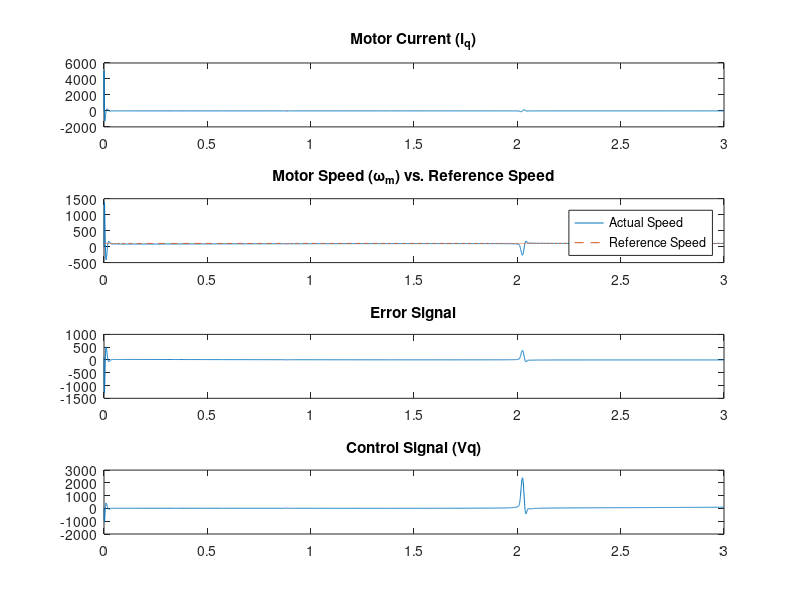

MATLAB code for this plot:
function brushed_dc_motor_adaptive_pid_control()
    % Motor Parameters
    Rq = 2.86; % Resistance (Ohm)
    Lq = 10*10^-3; % Inductance (H)
    kb = 0.15; % Back EMF constant (Ns/rad) 
    kt = 0.15; % Torque constant (Nm/A)
    J = 5*10^-4; % Moment of inertia (kgm^2) 
    B = 2*10^-4; % Damping coefficient (Nms/rad)

    % Load torque as a function of time
    Tl = @(t) 11.08*10^-2 + (2*10^-4) * 200 * t + 0.44;

    % Desired speed (setpoint)
    desired_speed = 100; % Desired speed in rad/s

    % Fine-Tuned Initial PID Controller Parameters
    Kp = 0.8; % Higher Proportional gain
    Ki = 0.15; % Adjusted Integral gain
    Kd = 0.02; % Adjusted Derivative gain

    % Adaptive Tuning Thresholds and Limits
    threshold_high = 10; % High error threshold
    threshold_low = 1;  % Low error threshold
    Kp_max = 10; % Maximum allowable Kp
    Ki_max = 5; % Maximum allowable Ki
    Kp_min = 0.1; % Minimum allowable Kp
    Ki_min = 0.05; % Minimum allowable Ki
    adjustment_rate = 0.05; % Rate of adjustment

    % Simulation Parameters
    tspan = [0, 3]; % Time span for simulation

    % Initial Conditions (Extended to include PID parameters)
    initial_conditions = [0; 0; 0; 0; 0; 0; 0; Kp; Ki; Kd];

    % ODE Solver with Optimized Settings
    options = odeset('RelTol',1e-4,'AbsTol',1e-6); % Adjusted tolerances
    [t, Y] = ode45(@(t, y) motor_equations_adaptive(t, y, desired_speed, Rq, Lq, kb, kt, J, B, Tl, threshold_high, threshold_low, Kp_max, Ki_max, Kp_min, Ki_min, adjustment_rate), tspan, initial_conditions, options);

    % Extracting results
    iq = Y(:, 1);
    wm = Y(:, 2);
    thm = Y(:, 3);
    error_signal = desired_speed - wm;
    control_signal = Y(:, 8) .* error_signal + Y(:, 9) .* Y(:, 4) + Y(:, 10) .* (error_signal - Y(:, 5));

    % Plotting results
    figure;
    subplot(4,1,1);
    plot(t, iq);
    title('Motor Current (i_q)');

    subplot(4,1,2);
    plot(t, wm);
    hold on;
    plot(t, desired_speed * ones(size(t)), '--');
    hold off;
    title('Motor Speed (\omega_m) vs. Reference Speed');
    legend('Actual Speed', 'Reference Speed');

    subplot(4,1,3);
    plot(t, error_signal);
    title('Error Signal');

    subplot(4,1,4);
    plot(t, control_signal);
    title('Control Signal (Vq)');
end

function dydt = motor_equations_adaptive(t, y, desired_speed, Rq, Lq, kb, kt, J, B, Tl, threshold_high, threshold_low, Kp_max, Ki_max, Kp_min, Ki_min, adjustment_rate)
    % Extracting state variables and PID parameters from y
    iq = y(1);
    wm = y(2);
    integral_error = y(4);
    prev_error = y(6);
    prev_time = y(7);
    Kp = y(8);
    Ki = y(9);
    Kd = y(10);

    % Calculate new time step (dt)
    dt = t - prev_time;

    % PID Control Logic
    error = desired_speed - wm;
    integral_error = integral_error + error * dt;
    derivative_error = (error - prev_error) / (dt + eps); % Add eps to avoid division by zero
    % Efficient Adaptive Tuning
    if abs(error) > threshold_high
        Kp = min(Kp + adjustment_rate, Kp_max);
        Ki = min(Ki + adjustment_rate, Ki_max);
    elseif abs(error) < threshold_low
        Kp = max(Kp - adjustment_rate, Kp_min);
        Ki = max(Ki - adjustment_rate, Ki_min);
    end

    % Integral Windup Prevention
    if Ki * integral_error > 10
        integral_error = 10 / Ki; % Adjust as needed
    elseif Ki * integral_error < -10
        integral_error = -10 / Ki; % Adjust as needed
    end

    Vq = Kp * error + Ki * integral_error + Kd * derivative_error;

    % Motor equations
    diqdt = (Vq - Rq*iq - kb*wm) / Lq;
    dwmdt = (kt*iq - B*wm - Tl(t)) / J;
    dthmdt = wm;

    % Updating the state vector dydt
    dydt = [diqdt; dwmdt; dthmdt; integral_error; derivative_error; error; t; Kp; Ki; Kd];
end